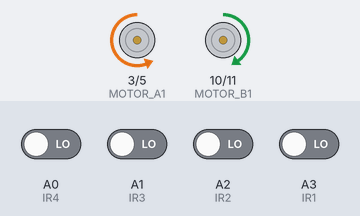
Bench run of a sketch on a simulated Arduino Uno, built with avr-gcc and run on an emulated ATmega328P. On the bench: motor-driver pin pairs drawn as motors (green arrow = first pin HIGH = forward, orange = second pin HIGH = backward, longer = more drive). Inputs (shaded band) come from the test bench; at power-on: A0 (IR4), A1 (IR3), A2 (IR2), A3 (IR1) LOW.

Above: at 1.2 s.
1.3 s: A1 (IR3) driven HIGH
At 1.45 s:
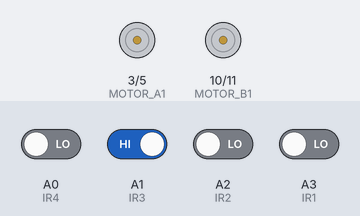
At 2.0 s:
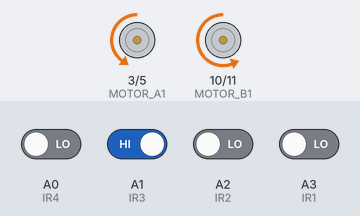
3.0 s: A0 (IR4) driven HIGH
At 5.0 s:
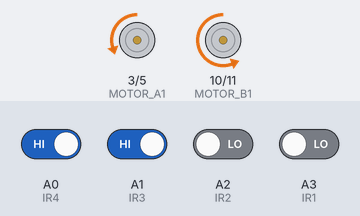
Timing chart, 0 to 4.9 s (numbered marks = the images above; inputs shaded):
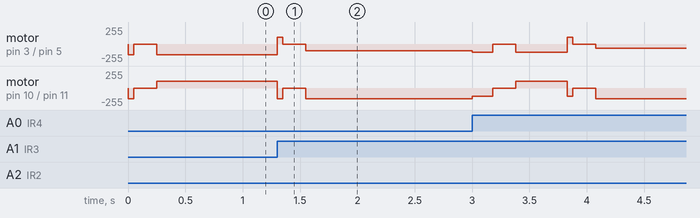

Measured:
- after the input at 1.3 s, motor on pin 3 (MOTOR_A1) / pin 5 (MOTOR_A2): backward 160/255 → stopped at once, → backward 100/255 0.25 s later; motor on pin 10 (MOTOR_B1) / pin 11 (MOTOR_B2): forward 100/255 → stopped at once, → backward 160/255 0.25 s later

The sketch:

PenneyArduino.ino
```cpp
#include <Wire.h>
#include <SoftwareSerial.h>

// ROBOT PINOUT CONFIGURATIONS ///////////////////////

// IR Sensor Connections (IR1 is on the left when looking at robot from behind)
#define IR1 A3
#define IR2 A2
#define IR3 A1
#define IR4 A0

// Motor connections (using PWM pins on the arduino)
#define MOTOR_A1 3
#define MOTOR_A2 5
#define MOTOR_B1 10
#define MOTOR_B2 11

//////////////////////////////////////////////////////


// Misc Program Variables
int currentX = 0;
int currentY = 0;
int currentLine = 0;
int turnCounter = 2;
bool intersectionDetected = false;

bool isTurning = false;

// Timer Variablews
unsigned long turningStartTime = 0;   // Variable to hold the time when turning started
unsigned long lineLostStartTime = 0;  // Add a new variable to hold the time when the robot first loses sight of the line

// Software Serial Setup for ESP8266
SoftwareSerial mySerial(12, 13);

// Variables for asynchronous NodeMCU ESP messages.
unsigned long previousMillis = 0;

void setup() {

  // Setup Serial communication
  Serial.begin(115200);
  mySerial.begin(9600);

  // Setup IR sensor Pins
  pinMode(IR1, INPUT);
  pinMode(IR2, INPUT);
  pinMode(IR3, INPUT);
  pinMode(IR4, INPUT);

  // Define motor control pins as outputs
  pinMode(MOTOR_A1, OUTPUT);
  pinMode(MOTOR_A2, OUTPUT);
  pinMode(MOTOR_B1, OUTPUT);
  pinMode(MOTOR_B2, OUTPUT);

  // Set the motors to initial stopped state
  digitalWrite(MOTOR_A1, LOW);
  digitalWrite(MOTOR_A2, LOW);
  digitalWrite(MOTOR_B1, LOW);
  digitalWrite(MOTOR_B2, LOW);
}

void loop() {
  // Example usage of the new functions
  followLine();  // Follow the line until an end is encountered
  stop(0);
  turn(0);        // Turn left

  followLine(1);  // Follow the line until number intersections encountered
  stop(0);
  turn(0);       // Turn left

  followLine();  // Follow the line until an end is encountered
  stop(0);
  turn(1);        // Turn right

  followLine(1);  // Follow the line until number intersections encountered
  stop(0);
  turn(1);  // Turn right
}

/********************
* Functions For Moving The Robot
********************/

void handleIntersectionDetection() {

  if (intersectionDetected == false) {
    currentLine++;  // increment currentline by 1;
    intersectionDetected = true;
    if (currentLine >= turnCounter) {
      // turnDirection = !turnDirection;
      delay(100);  // Delay for turn bump
      isTurning = true;
      currentLine = 0;
      controlMotor(90, 90);  // Bump Straight
      delay(150);
    }

    Serial.print("Current Line: ");
    Serial.println(currentLine);
  }
}

void turn(bool turnDirection) {

  // Initialize variables for IR sensor readings
  int IR2Output = 0;
  int IR3Output = 0;

  // Record the time the turn starts
  unsigned long turningStartTime = millis();

  // Initialize a boolean variable to track whether the turn is complete
  bool turnComplete = false;

  while (!turnComplete) {  // Keep looping until the turn is complete

    // Update sensor readings
    IR2Output = digitalRead(IR2);
    IR3Output = digitalRead(IR3);

    // Move in the specified turning direction
    if (turnDirection == 1) {
      controlMotor(-100, 100);  // Turn right
    } else {
      controlMotor(100, -100);  // Turn left
    }

    // Calculate the elapsed time since the turn started
    unsigned long elapsedTurningTime = millis() - turningStartTime;

    // Start trying to detect the line after 450 milliseconds
    if (elapsedTurningTime >= 450) {
      if (IR3Output == HIGH || IR2Output == HIGH) {
        // Correct the direction to stop the robot
        if (turnDirection == 1) {
          controlMotor(100, -100);  // Turn right
        } else {
          controlMotor(-100, 100);  // Turn left
        }
        delay(50);
        controlMotor(0, 0);  // Stop the robot
        delay(200);
        turnComplete = true;  // Mark the turn as complete
      }
    }

    // Handle the case where the line is not found within 2000 milliseconds
    if (elapsedTurningTime >= 2000) {
      controlMotor(0, 0);  // Stop the robot
      delay(1000);
      turnComplete = true;  // Mark the turn as complete
    }
  }
}

void stop(int delayTime) {

  controlMotor(0, 0);
  delay(delayTime);
}


void followLine(int intersections = -1) {
  int motorSpeedNormal = 160;
  int motorSpeedSlower = 60;

  // Initialize a counter for the number of intersections encountered
  int intersectionCount = 0;

  // Initialize a flag for intersection detection
  bool intersectionFlag = false;

  // Initialize a variable to store the last time an intersection was detected
  unsigned long lastIntersectionTime = 0;

  // Loop until the specified number of intersections are encountered or no line is detected
  while (intersections == -1 || intersectionCount < intersections) {
    int IR1Output = digitalRead(IR1);
    int IR2Output = digitalRead(IR2);
    int IR3Output = digitalRead(IR3);
    int IR4Output = digitalRead(IR4);

    // Check if enough time has passed since the last intersection (debounce)
    if (millis() - lastIntersectionTime >= 500) {
      if ((IR1Output == HIGH && IR4Output == HIGH) || (IR1Output == HIGH && IR4Output == LOW) || (IR1Output == LOW && IR4Output == HIGH)) {
        controlMotor(motorSpeedNormal, motorSpeedNormal);
        if (!intersectionFlag) {
          intersectionCount++;
          intersectionFlag = true;          // Set the flag to true so the count doesn't increment multiple times for a single line
          lastIntersectionTime = millis();  // Update the last intersection time
        }

        if (intersectionCount == intersections) {
          controlMotor(120, 120);  // Bump out
          delay(180);              // Hold for 50ms
          controlMotor(0, 0);      // Stop
          delay(200);              // Hold the stop for 200ms
          break;
        }
      } else {
        intersectionFlag = false;  // Reset the flag
      }
    }

    if (IR2Output == HIGH && IR3Output == HIGH) {
      controlMotor(motorSpeedNormal, motorSpeedNormal);
    } else if (IR2Output == LOW && IR3Output == HIGH) {
      controlMotor(motorSpeedSlower, motorSpeedNormal);
    } else if (IR2Output == HIGH && IR3Output == LOW) {
      controlMotor(motorSpeedNormal, motorSpeedSlower);
    } else {
      if (intersections == -1) {
        controlMotor(motorSpeedNormal, motorSpeedNormal);  // Keep going
        delay(50);  // Move for an additional 150ms
        controlMotor(0, 0);  // Stop
        delay(200);  // Hold the stop for 200ms
      }
      break;
    }
  }
}
```

MotorControl.ino
```cpp
/****************
 * Motor Control
 ****************/

void controlMotor(int motor1Speed, int motor2Speed) {

  int motorSpeedAMultiplier = 1;  // Adjust this multiplier for Motor A speed to correct for differences.
  int motorSpeedBMultiplier = 1;  // Adjust this multiplier for Motor B speed to correct for differences.

  //Serial.println(" Motor Control");

  // Motor A
  if (motor1Speed > 0) {
    analogWrite(MOTOR_A1, 0);                                    // Motor A, stop it (0 speed)
    analogWrite(MOTOR_A2, motor1Speed * motorSpeedAMultiplier);  // Motor A, forward speed
  } else if (motor1Speed < 0) {
    analogWrite(MOTOR_A1, -motor1Speed * motorSpeedAMultiplier);  // Motor A, backward speed
    analogWrite(MOTOR_A2, 0);                                     // Motor A, stop it (0 speed)
  } else {
    analogWrite(MOTOR_A1, 0);  // Motor A, stop it (0 speed)
    analogWrite(MOTOR_A2, 0);  // Motor A, stop it (0 speed)
  }

  // Motor B
  if (motor2Speed > 0) {
    analogWrite(MOTOR_B1, 0);                                    // Motor B, stop it (0 speed)
    analogWrite(MOTOR_B2, motor2Speed * motorSpeedBMultiplier);  // Motor B, forward speed
  } else if (motor2Speed < 0) {
    analogWrite(MOTOR_B1, -motor2Speed * motorSpeedBMultiplier);  // Motor B, backward speed
    analogWrite(MOTOR_B2, 0);                                     // Motor B, stop it (0 speed)
  } else {
    analogWrite(MOTOR_B1, 0);  // Motor B, stop it (0 speed)
    analogWrite(MOTOR_B2, 0);  // Motor B, stop it (0 speed)
  }
}
```

RobotOrientation.ino
```cpp
 /****************
 * Robot Orientation Logic
 ****************/

 void robotOrientationChange(int angle) {


 }
```

RoutePlanner.ino
```cpp
/****************
 * Route Planner Logic
 ****************/

 void routePlanner() {

  // Starting at point 0,0 facing East, the robot will travle along the bottom of the Y axis in the X direction.

  if (currentX == 6) {
    isTurning = true;
   // robotOrientation(-90); // Turn the robot 90 degrees
  }


 }
```
